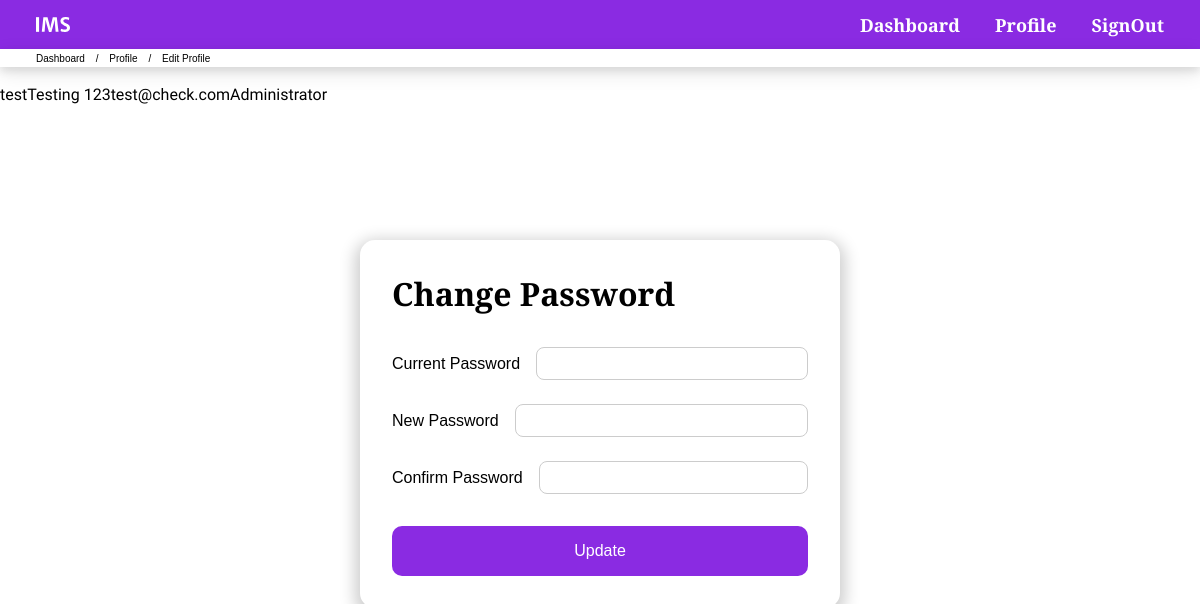
Before: /editProfile.php (signed in) with the older database file.
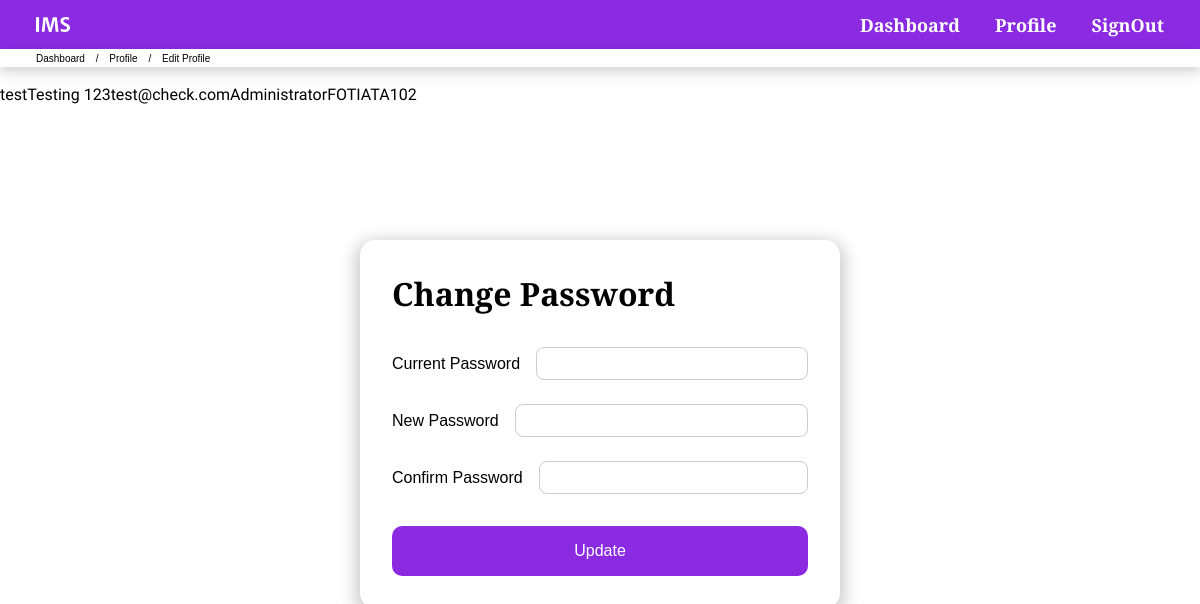
After: the same page with the newer database file.
### tables this page shows
CREATE TABLE `users` (
  `username` varchar(50) NOT NULL,
  `password` varchar(65) NOT NULL,
  `fullName` varchar(100) NOT NULL,
  `email` varchar(100) NOT NULL,
  `userFac` varchar(10) DEFAULT NULL,
  `userDep` varchar(10) DEFAULT NULL,
  `userLab` varchar(10) DEFAULT NULL,
  `userP` int(11) NOT NULL DEFAULT 0
);

### editProfile.php (the view, shortened to what this page needs)
<?php
$username = $_SESSION['username'];
require_once "include/dbh.php";
$sql = "SELECT username, fullName, email, userFac, userDep, userLab,
            CASE
                WHEN userP = 1 THEN 'Assistant'
                WHEN userP = 2 THEN 'Supervisor'
                WHEN userP = 3 THEN 'Administrator'
                ELSE 'Unknown'
            END AS title FROM users WHERE username = '$username'";
$result = mysqli_query($conn, $sql);
$resultcheck = mysqli_num_rows($result);
if ($resultcheck == 1) {
    $row = mysqli_fetch_assoc($result);
    $fullName = $row['fullName'];
    $email = $row['email'];
    $title = $row['title'];
    $userFac = $row['userFac'];
    $userDep = $row['userDep'];
    $userLab = $row['userLab'];
}
if(isset($userFac) && $userFac !== null) {
    if ($resultcheck == 1) {
        $row = mysqli_fetch_assoc($result);
        $userFacName = $row['facName'];
    }
    if(isset($userDep) && $userDep !== null) {
        if ($resultcheck == 1) {
            $row = mysqli_fetch_assoc($result);
            $userDepName = $row['depName'];
        }
        if(isset($userLab) && $userLab !== null) {
            if ($resultcheck == 1) {
                $row = mysqli_fetch_assoc($result);
                $userLabName = $row['labName'];
            }
        }
    }
}
?>
<!DOCTYPE html>
<html lang="en">
<head>
    <link rel="stylesheet" type="text/css" href="css/main.css">
    <link rel="stylesheet" type="text/css" href="css/confirmation.css">
</head>
<body>
    <?php include "include/navbar.php" ?>
    <div class="bread">
        <ul class="breadcrumb">
            <li><a href="dashboard.php">Dashboard</a></li>
            <li><a href="profileMenu.php">Profile</a></li>
            <li>Edit Profile</li>
        </ul>
    </div>
    <br>
    <p><?php echo $username . $fullName . $email . $title . $userFac . $userFacName. $userDep . $userDepName . $userLab . $userLabName ?></p>
    <div class="body">
        <div class="container">
            <h1>Change Password</h1>
            <form id="changePassForm" action="actChangePassword.php" method="post">
                <div class="input-group">
                <label for="oldPass">Current Password</label>
                <input type="password" id="oldPass" name="oldPass">
                </div>
                <div class="input-group">
                <label for="newPass">New Password</label>
                <input type="password" id="newPass" name="newPass">
                </div>
                <div class="input-group">
                <label for="confirmPass">Confirm Password</label>
                <input type="password" id="confirmPass" name="confirmPass">
                </div>
                <button id="changePass" type="submit" class="purple">Update</button>
            </form>
        </div>
    </div>
</body>
</html>

Changed rows visible on the page:
changed users "Testing 123": userFac (not shown) → "FOT"; userDep (not shown) → "IAT"; userLab (not shown) → "A102"
